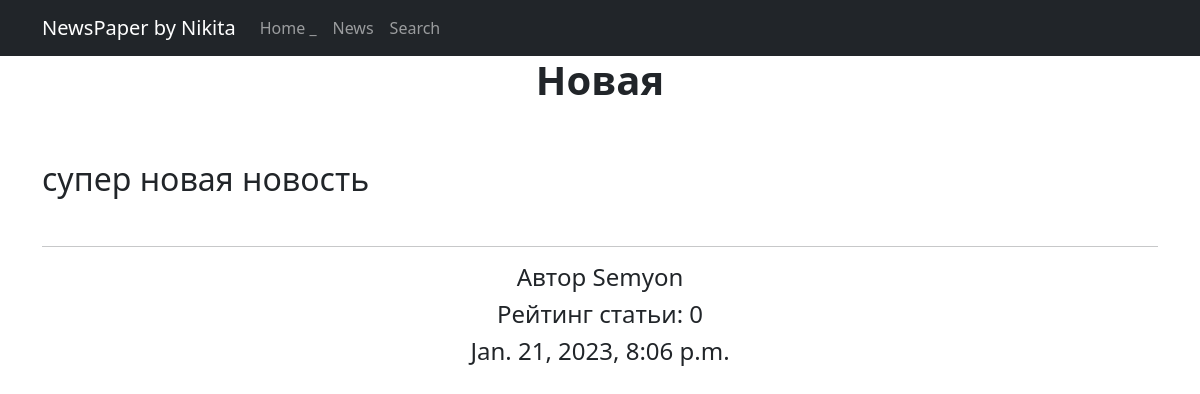
Page /news/34 on the committed database.
### newapp/models.py (models this page shows, shortened)
class Post (models.Model):
    author = models.ForeignKey(Author, on_delete=models.CASCADE)
    NEWS = 'NW'
    ARTICLE = 'AR'
    CATEGORY_CHOICES =[
        (NEWS, 'Новость'),
        (ARTICLE, 'Статья'),
    ]
    categoryType = models.CharField(max_length=2, choices=CATEGORY_CHOICES, default=ARTICLE)
    dateCreation = models.DateTimeField(auto_now_add=True)
    postCategory = models.ManyToManyField(Category, through='PostCategory')
    title = models.CharField(max_length=128)
    text = models.TextField()
    rating = models.SmallIntegerField(default=0)
    def __str__(self):
        return f'{self.title.title()}'

class Author (models.Model):
    authorUser = models.OneToOneField(User, on_delete = models.CASCADE)
    ratingAuthor = models.SmallIntegerField(default=0)
    def __str__(self):
     return f'{self.authorUser.username}'

### newapp/views.py (the view)
# urls.py: path('<int:pk>', PostDetail.as_view(), name='post_detail'),
class PostDetail(DetailView):
    model = Post
    template_name = 'post.html'
    context_object_name = 'post'

### newapp/templatetags/custom_filters.py (called while the page is built)
@register.filter()
def censor(value):
    bad_words = ('редиска', 'морковка','картошка')
    if not isinstance(value, str):
        raise TypeError(f"unresolved type '{type(value)}' expected  type 'str'")
    for word in value.split():
        if word.lower() in bad_words:
            value = value.replace(word, f"{word[0]}{'*' * (len(word) - 2)}{word[-1]}")
    return value

### templates/post.html (shortened to what this page needs)
{% extends 'flatpages/default.html' %}
{% load custom_filters %}
{% block content %}
<h1><b>{{ post }}</h1>
<br>
<br>
<h2 align="left">{{ post.text|censor }}</h2>
<br>
<hr>
<h4>Автор {{post.author}}</h4>
<h4>Рейтинг статьи: {{post.rating}}</h4>
<h4>{{post.dateCreation}}</h4>
{% endblock content %}

### rows in the picture
Post: title "Новая", text|censor "супер новая новость", author "Semyon", rating "0", dateCreation "Jan. 21, 2023, 8:06 p.m."
